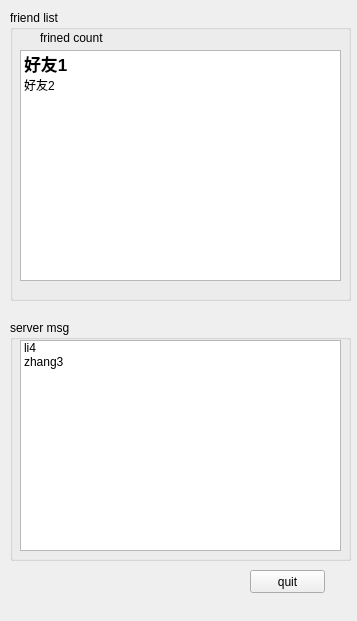
<?xml version="1.0" encoding="UTF-8"?>
<ui version="4.0">
 <class>panel</class>
 <widget class="QMainWindow" name="panel">
  <property name="geometry">
   <rect>
    <x>0</x>
    <y>0</y>
    <width>357</width>
    <height>621</height>
   </rect>
  </property>
  <property name="windowTitle">
   <string>MainWindow</string>
  </property>
  <widget class="QWidget" name="centralwidget">
   <widget class="QPushButton" name="pushButton">
    <property name="geometry">
     <rect>
      <x>250</x>
      <y>570</y>
      <width>75</width>
      <height>23</height>
     </rect>
    </property>
    <property name="text">
     <string>quit</string>
    </property>
   </widget>
   <widget class="QGroupBox" name="groupBox">
    <property name="geometry">
     <rect>
      <x>10</x>
      <y>10</y>
      <width>341</width>
      <height>291</height>
     </rect>
    </property>
    <property name="title">
     <string>friend list</string>
    </property>
    <widget class="QListWidget" name="friendwidget">
     <property name="geometry">
      <rect>
       <x>10</x>
       <y>40</y>
       <width>321</width>
       <height>231</height>
      </rect>
     </property>
     <item>
      <property name="text">
       <string>好友1</string>
      </property>
      <property name="whatsThis">
       <string>&lt;html&gt;&lt;head/&gt;&lt;body&gt;&lt;p&gt;&lt;span style=&quot; vertical-align:sub;&quot;&gt;顺达顺达&lt;/span&gt;&lt;/p&gt;&lt;/body&gt;&lt;/html&gt;</string>
      </property>
      <property name="font">
       <font>
        <pointsize>13</pointsize>
        <weight>75</weight>
        <bold>true</bold>
       </font>
      </property>
      <property name="background">
       <brush brushstyle="NoBrush">
        <color alpha="255">
         <red>0</red>
         <green>0</green>
         <blue>255</blue>
        </color>
       </brush>
      </property>
      <property name="icon">
       <iconset resource="TCPChatResource.qrc">
        <normaloff>:/img/app.ico</normaloff>
        <normalon>:/img/head.PNG</normalon>
        <selectedoff>:/img/app.ico</selectedoff>:/img/app.ico</iconset>
      </property>
     </item>
     <item>
      <property name="text">
       <string>好友2</string>
      </property>
     </item>
    </widget>
    <widget class="QLabel" name="count">
     <property name="geometry">
      <rect>
       <x>30</x>
       <y>20</y>
       <width>81</width>
       <height>16</height>
      </rect>
     </property>
     <property name="text">
      <string>frined count</string>
     </property>
    </widget>
   </widget>
   <widget class="QGroupBox" name="groupBox_2">
    <property name="geometry">
     <rect>
      <x>10</x>
      <y>320</y>
      <width>341</width>
      <height>241</height>
     </rect>
    </property>
    <property name="title">
     <string>server msg</string>
    </property>
    <widget class="QListWidget" name="msgwidget">
     <property name="geometry">
      <rect>
       <x>10</x>
       <y>20</y>
       <width>321</width>
       <height>211</height>
      </rect>
     </property>
     <item>
      <property name="text">
       <string>li4</string>
      </property>
     </item>
     <item>
      <property name="text">
       <string>zhang3</string>
      </property>
     </item>
    </widget>
   </widget>
  </widget>
  <widget class="QMenuBar" name="menubar">
   <property name="geometry">
    <rect>
     <x>0</x>
     <y>0</y>
     <width>357</width>
     <height>23</height>
    </rect>
   </property>
  </widget>
 </widget>
 <resources>
  <include location="TCPChatResource.qrc"/>
 </resources>
 <connections/>
</ui>
